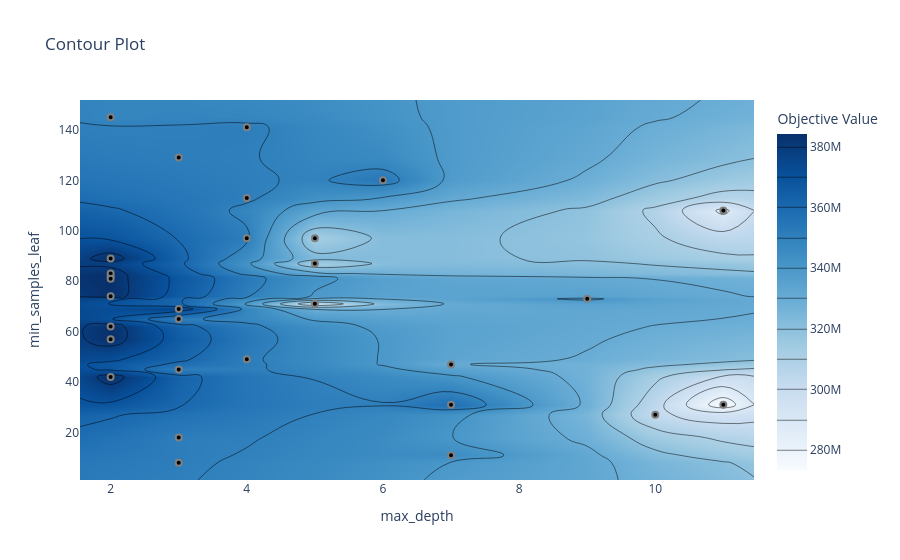

Notebook code cell kept with this figure:
### Code cell
# Visualizacion del estudio actual de Optuna, sin ejecutar nuevos trials.
# `estudio` queda asociado al ultimo mes procesado por la celda anterior.
fig_contour = optuna.visualization.plot_contour(
    estudio,
    params=["max_depth", "min_samples_leaf"],
)
fig_contour.show()

### Figure 1 — Plotly figure (JSON) as saved in the notebook; plotly's stock layout.template omitted (floating-point values rounded to 4 significant figures; data arrays with more than 128 entries replaced by an {"elided": "..."} marker saying what was removed)
{"data": [{"colorbar": {"title": {"text": "Objective Value"}}, "colorscale": [[0, "rgb(247,251,255)"], [0.125, "rgb(222,235,247)"], [0.25, "rgb(198,219,239)"], [0.375, "rgb(158,202,225)"], [0.5, "rgb(107,174,214)"], [0.625, "rgb(66,146,198)"], [0.75, "rgb(33,113,181)"], [0.875, "rgb(8,81,156)"], [1, "rgb(8,48,107)"]], "connectgaps": true, "contours": {"coloring": "heatmap"}, "hoverinfo": "none", "line": {"smoothing": 1.3}, "reversescale": false, "type": "contour", "x": [1.55, 2, 3, 4, 5, 6, 7, 9, 10, 11, 11.45], "y": [1.15, 8, 11, 18, 27, 31, 42, 45, 47, 49, 57, 62, 65, 69, 71, 73, 74, 81, 82, 83, 87, 89, 97, 108, 113, 120, 129, 141, 145, 151.8], "z": {"elided": "30x11 float values"}}, {"marker": {"color": "black", "line": {"color": "Gray", "width": 2}}, "mode": "markers", "name": "Feasible Trial", "showlegend": false, "type": "scatter", "x": [10, 11, 11, 7, 5, 7, 2, 3, 2, 7, 4, 2, 2, 5, 2, 4, 4, 3, 5, 3, 6, 2, 2, 3, 2, 3, 4, 2, 9, 3], "y": [27, 108, 31, 47, 71, 11, 145, 69, 42, 31, 141, 74, 82, 97, 57, 113, 49, 8, 87, 65, 120, 83, 81, 45, 89, 129, 97, 62, 73, 18]}, {"marker": {"color": "#cccccc", "line": {"color": "Gray", "width": 2}}, "mode": "markers", "name": "Infeasible Trial", "showlegend": false, "type": "scatter", "x": [], "y": []}], "layout": {"title": {"text": "Contour Plot"}, "xaxis": {"range": [1.55, 11.45], "title": {"text": "max_depth"}}, "yaxis": {"range": [1.15, 151.8], "title": {"text": "min_samples_leaf"}}}}
